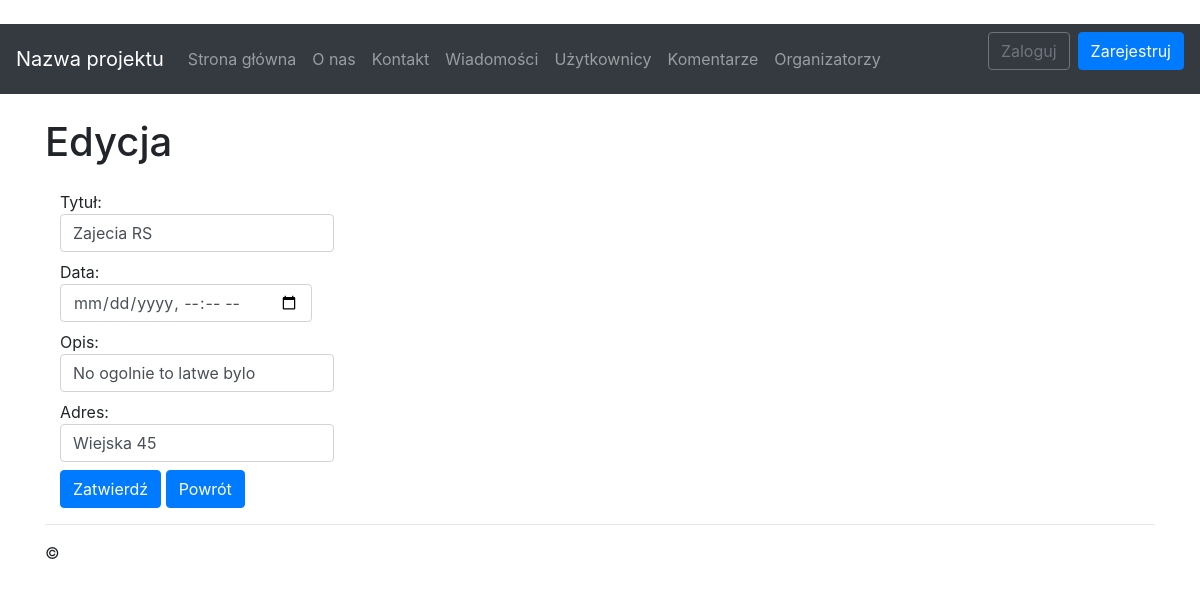
Page /edit/2 on the committed database.
### app/models.py (models this page shows, shortened)
class News(models.Model):
	title       = models.CharField(max_length = 32)
	date        = models.DateTimeField()
	description = models.TextField()
	address     = models.CharField(max_length = 32)
	created     = models.DateTimeField(auto_now_add=True)
	class Meta:
		verbose_name_plural = 'News'

### app/views/article.py (the view)
# urls.py: path('edit/<int:id>'    , app.views.article.edit    , name='edit'    ),
def edit(request, id):
	news = find_news(id)
	return render(request,'app/news/edit.html', {'news': news})

### app/support/utilities.py (called while the page is built)
def find_news(pk):
	return News.objects.get(id=pk)

### app/templates/app/news/edit.html (shortened to what this page needs)
{% extends 'app/shared/layout.html'%}
{% block content %}
<div class="container form-group">
	<br />
	<div class="row">
		<div >
			<h1>Edycja</h1>
		</div>
	</div>
</div>
<div class="container form-group">
	<form action="/update/{{ news.id }}" method="post">
		<label for="title">
			Tytuł:
			<input type="text" name="title" id="title" class="form-control" value="{{ news.title }}" placeholder=" {{ news.title }}"/>
		</label>
		<br />
		<label for="date">
			Data:
			<input type="datetime-local" value="{{ news.date|date:"Y-m-d" }}" name="date" onfocus="(this.type='{{ news.date }}')" placeholder="{{ news.date }}" class="form-control" />
		</label>
		<br />
		<label for="description">
			Opis:
			<input type="text" name="description" id="descrpition" class="form-control" value="{{ news.description}}" placeholder=" {{ news.description }}"/>
		</label>
		<br />
			<label for="address">
				Adres:
				<input type="text" name="address" id="address" class="form-control" value="{{ news.address}}" placeholder=" {{ news.address}}"/>
			</label>
		<br />
		<button type="submit" class="btn btn-primary">Zatwierdź</button>
		<button onclick="window.location='{% url 'news' %}'" type="button" class="btn btn-primary">Powrót</button>
	</form>
</div>
{% endblock %}

### app/static/app/content/styles.css (style rules this page uses)
body { padding-top: 0px; }

### rows in the picture
News: title "Zajecia RS", description "No ogolnie to latwe bylo", address "Wiejska 45"
